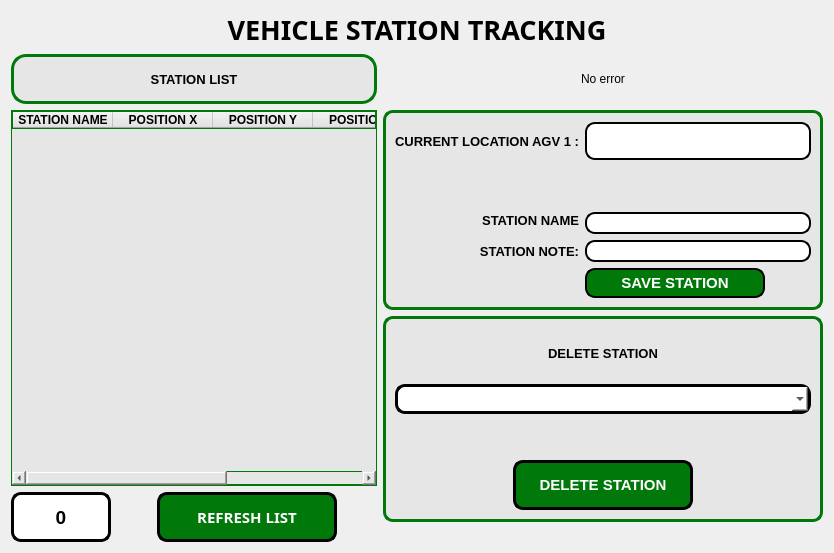
      <widget class="QWidget" name="ISTASYON">
       <attribute name="icon">
        <iconset resource="../autonomous_guided_vehicles_gui-main/docs/ikonlar.qrc">
         <normaloff>:/images/icons/data.png</normaloff>:/images/icons/data.png</iconset>
       </attribute>
       <attribute name="title">
        <string>STATION</string>
       </attribute>
       <layout class="QGridLayout" name="gridLayout_10">
        <item row="0" column="0">
         <widget class="QLabel" name="text_8">
          <property name="font">
           <font>
            <family>Sans</family>
            <pointsize>20</pointsize>
            <weight>75</weight>
            <italic>false</italic>
            <bold>true</bold>
           </font>
          </property>
          <property name="text">
           <string>VEHICLE STATION TRACKING</string>
          </property>
          <property name="alignment">
           <set>Qt::AlignCenter</set>
          </property>
         </widget>
        </item>
        <item row="2" column="0">
         <layout class="QHBoxLayout" name="horizontalLayout_4">
          <item>
           <layout class="QVBoxLayout" name="verticalLayout_9">
            <item>
             <widget class="QLabel" name="text_3">
              <property name="minimumSize">
               <size>
                <width>0</width>
                <height>50</height>
               </size>
              </property>
              <property name="font">
               <font>
                <pointsize>10</pointsize>
                <weight>75</weight>
                <bold>true</bold>
               </font>
              </property>
              <property name="styleSheet">
               <string notr="true">border: 3px solid  rgb(0, 120, 10);
border-radius: 10px;
border-radius:15px;
background-color: rgb(230, 230, 230);
</string>
              </property>
              <property name="text">
               <string>STATION LIST</string>
              </property>
              <property name="alignment">
               <set>Qt::AlignCenter</set>
              </property>
             </widget>
            </item>
            <item>
             <widget class="QTableWidget" name="durak_info">
              <property name="minimumSize">
               <size>
                <width>0</width>
                <height>20</height>
               </size>
              </property>
              <property name="font">
               <font>
                <pointsize>10</pointsize>
               </font>
              </property>
              <property name="styleSheet">
               <string notr="true">background-color: rgb(230, 230, 230);
border: 1px solid  rgb(0, 120, 10);
</string>
              </property>
              <property name="editTriggers">
               <set>QAbstractItemView::NoEditTriggers</set>
              </property>
              <property name="sortingEnabled">
               <bool>true</bool>
              </property>
              <attribute name="horizontalHeaderDefaultSectionSize">
               <number>100</number>
              </attribute>
              <column>
               <property name="text">
                <string>STATION NAME</string>
               </property>
               <property name="font">
                <font>
                 <family>Ubuntu</family>
                 <pointsize>9</pointsize>
                 <weight>75</weight>
                 <bold>true</bold>
                </font>
               </property>
              </column>
              <column>
               <property name="text">
                <string>POSITION X</string>
               </property>
               <property name="font">
                <font>
                 <pointsize>9</pointsize>
                 <weight>75</weight>
                 <bold>true</bold>
                </font>
               </property>
              </column>
              <column>
               <property name="text">
                <string>POSITION Y</string>
               </property>
               <property name="font">
                <font>
                 <pointsize>9</pointsize>
                 <weight>75</weight>
                 <bold>true</bold>
                </font>
               </property>
              </column>
              <column>
               <property name="text">
                <string>POSITION Z</string>
               </property>
               <property name="font">
                <font>
                 <pointsize>9</pointsize>
                 <weight>75</weight>
                 <bold>true</bold>
                </font>
               </property>
              </column>
              <column>
               <property name="text">
                <string>NOTE</string>
               </property>
               <property name="font">
                <font>
                 <pointsize>9</pointsize>
                 <weight>75</weight>
                 <bold>true</bold>
                </font>
               </property>
              </column>
             </widget>
            </item>
            <item>
             <layout class="QHBoxLayout" name="horizontalLayout_3">
              <item>
               <widget class="QLabel" name="kalan_durak">
                <property name="minimumSize">
                 <size>
                  <width>100</width>
                  <height>0</height>
                 </size>
                </property>
                <property name="font">
                 <font>
                  <pointsize>14</pointsize>
                  <weight>75</weight>
                  <bold>true</bold>
                 </font>
                </property>
                <property name="styleSheet">
                 <string notr="true">background-color: rgb(255, 255, 255);
border: 3px solid;
border-color: rgb(0, 0, 0);
border-radius: 10px;
</string>
                </property>
                <property name="text">
                 <string>0</string>
                </property>
                <property name="alignment">
                 <set>Qt::AlignCenter</set>
                </property>
               </widget>
              </item>
              <item>
               <spacer name="horizontalSpacer_9">
                <property name="orientation">
                 <enum>Qt::Horizontal</enum>
                </property>
                <property name="sizeHint" stdset="0">
                 <size>
                  <width>40</width>
                  <height>20</height>
                 </size>
                </property>
               </spacer>
              </item>
              <item>
               <widget class="QPushButton" name="durak_liste_yenile">
                <property name="minimumSize">
                 <size>
                  <width>180</width>
                  <height>50</height>
                 </size>
                </property>
                <property name="font">
                 <font>
                  <family>Sans Serif</family>
                  <pointsize>11</pointsize>
                  <weight>75</weight>
                  <bold>true</bold>
                 </font>
                </property>
                <property name="styleSheet">
                 <string notr="true">QPushButton{
	qproperty-icon: url(:/images/icons/refresh_icon.png);
    background-color: rgb(0, 120, 10);

	color: rgb(255, 255, 255);
	border: 3px solid;
	border-color: rgb(0, 0, 0);
	border-radius: 10px;
}
QPushButton::hover
{
	background-color: rgb(0, 255, 0);
	border-color: rgb(255, 0, 0);

}</string>
                </property>
                <property name="text">
                 <string>REFRESH LIST</string>
                </property>
                <property name="iconSize">
                 <size>
                  <width>30</width>
                  <height>30</height>
                 </size>
                </property>
               </widget>
              </item>
              <item>
               <spacer name="horizontalSpacer_10">
                <property name="orientation">
                 <enum>Qt::Horizontal</enum>
                </property>
                <property name="sizeHint" stdset="0">
                 <size>
                  <width>40</width>
                  <height>20</height>
                 </size>
                </property>
               </spacer>
              </item>
             </layout>
            </item>
           </layout>
          </item>
          <item>
           <layout class="QVBoxLayout" name="verticalLayout_10">
            <item>
             <widget class="QLabel" name="durak_info_2">
              <property name="minimumSize">
               <size>
                <width>0</width>
                <height>50</height>
               </size>
              </property>
              <property name="toolTipDuration">
               <number>-3</number>
              </property>
              <property name="text">
               <string>No error</string>
              </property>
              <property name="textFormat">
               <enum>Qt::AutoText</enum>
              </property>
              <property name="alignment">
               <set>Qt::AlignCenter</set>
              </property>
             </widget>
            </item>
            <item>
             <widget class="QFrame" name="frame_7">
              <property name="styleSheet">
               <string notr="true">border: 3px solid  rgb(0, 120, 10);
border-radius: 10px;
background-color: rgb(230, 230, 230);
</string>
              </property>
              <property name="frameShape">
               <enum>QFrame::StyledPanel</enum>
              </property>
              <property name="frameShadow">
               <enum>QFrame::Raised</enum>
              </property>
              <layout class="QGridLayout" name="gridLayout_12">
               <item row="11" column="1" colspan="2">
                <widget class="QLineEdit" name="durak_adi">
                 <property name="minimumSize">
                  <size>
                   <width>0</width>
                   <height>22</height>
                  </size>
                 </property>
                 <property name="styleSheet">
                  <string notr="true">background-color: rgb(255, 255, 255);
border: 2px solid;
border-color: rgb(0, 0, 0);
border-radius: 10px;
</string>
                 </property>
                </widget>
               </item>
               <item row="12" column="0">
                <widget class="QLabel" name="text_6">
                 <property name="font">
                  <font>
                   <pointsize>10</pointsize>
                   <weight>75</weight>
                   <bold>true</bold>
                  </font>
                 </property>
                 <property name="styleSheet">
                  <string notr="true">border : none;</string>
                 </property>
                 <property name="text">
                  <string>STATION NOTE:</string>
                 </property>
                 <property name="alignment">
                  <set>Qt::AlignRight|Qt::AlignTrailing|Qt::AlignVCenter</set>
                 </property>
                </widget>
               </item>
               <item row="2" column="0">
                <widget class="QLabel" name="text_4">
                 <property name="minimumSize">
                  <size>
                   <width>0</width>
                   <height>38</height>
                  </size>
                 </property>
                 <property name="font">
                  <font>
                   <pointsize>10</pointsize>
                   <weight>75</weight>
                   <bold>true</bold>
                  </font>
                 </property>
                 <property name="layoutDirection">
                  <enum>Qt::LeftToRight</enum>
                 </property>
                 <property name="styleSheet">
                  <string notr="true">border: none ;</string>
                 </property>
                 <property name="text">
                  <string>CURRENT LOCATION AGV 1 :</string>
                 </property>
                 <property name="scaledContents">
                  <bool>false</bool>
                 </property>
                 <property name="alignment">
                  <set>Qt::AlignRight|Qt::AlignTrailing|Qt::AlignVCenter</set>
                 </property>
                </widget>
               </item>
               <item row="2" column="1" colspan="2">
                <widget class="QLabel" name="mevcut_durak">
                 <property name="minimumSize">
                  <size>
                   <width>0</width>
                   <height>22</height>
                  </size>
                 </property>
                 <property name="styleSheet">
                  <string notr="true">background-color: rgb(255, 255, 255);
border: 2px solid;
border-color: rgb(0, 0, 0);
border-radius: 10px;</string>
                 </property>
                 <property name="text">
                  <string/>
                 </property>
                 <property name="alignment">
                  <set>Qt::AlignCenter</set>
                 </property>
                 <property name="wordWrap">
                  <bool>true</bool>
                 </property>
                </widget>
               </item>
               <item row="12" column="1" colspan="2">
                <widget class="QLineEdit" name="durak_notu">
                 <property name="minimumSize">
                  <size>
                   <width>0</width>
                   <height>22</height>
                  </size>
                 </property>
                 <property name="styleSheet">
                  <string notr="true">background-color: rgb(255, 255, 255);
border: 2px solid;
border-color: rgb(0, 0, 0);
border-radius: 10px;
</string>
                 </property>
                </widget>
               </item>
               <item row="13" column="1">
                <widget class="QPushButton" name="durak_kayit">
                 <property name="minimumSize">
                  <size>
                   <width>180</width>
                   <height>30</height>
                  </size>
                 </property>
                 <property name="font">
                  <font>
                   <pointsize>11</pointsize>
                   <weight>75</weight>
                   <bold>true</bold>
                  </font>
                 </property>
                 <property name="styleSheet">
                  <string notr="true">QPushButton{
	qproperty-icon: url(:/images/icons/save-icon.png);
    background-color: rgb(0, 120, 10);

	color: rgb(255, 255, 255);
	border: 2px solid;
	border-color: rgb(0, 0, 0);
	border-radius: 10px;
}
QPushButton::hover
{
	background-color: rgb(0, 255, 0);
	border-color: rgb(255, 0, 0);

}</string>
                 </property>
                 <property name="text">
                  <string>SAVE STATION</string>
                 </property>
                 <property name="iconSize">
                  <size>
                   <width>30</width>
                   <height>30</height>
                  </size>
                 </property>
                </widget>
               </item>
               <item row="9" column="1">
                <spacer name="verticalSpacer_7">
                 <property name="orientation">
                  <enum>Qt::Vertical</enum>
                 </property>
                 <property name="sizeHint" stdset="0">
                  <size>
                   <width>20</width>
                   <height>40</height>
                  </size>
                 </property>
                </spacer>
               </item>
               <item row="13" column="2">
                <spacer name="horizontalSpacer_6">
                 <property name="orientation">
                  <enum>Qt::Horizontal</enum>
                 </property>
                 <property name="sizeHint" stdset="0">
                  <size>
                   <width>40</width>
                   <height>20</height>
                  </size>
                 </property>
                </spacer>
               </item>
               <item row="10" column="0" rowspan="2">
                <widget class="QLabel" name="text_5">
                 <property name="font">
                  <font>
                   <pointsize>10</pointsize>
                   <weight>75</weight>
                   <bold>true</bold>
                  </font>
                 </property>
                 <property name="styleSheet">
                  <string notr="true">border : none;</string>
                 </property>
                 <property name="text">
                  <string>STATION NAME</string>
                 </property>
                 <property name="alignment">
                  <set>Qt::AlignRight|Qt::AlignTrailing|Qt::AlignVCenter</set>
                 </property>
                </widget>
               </item>
              </layout>
             </widget>
            </item>
            <item>
             <widget class="QFrame" name="frame_8">
              <property name="styleSheet">
               <string notr="true">background-color: rgb(230, 230, 230);
border: 3px solid  rgb(0, 120, 10);
border-radius: 10px;
</string>
              </property>
              <property name="frameShape">
               <enum>QFrame::StyledPanel</enum>
              </property>
              <property name="frameShadow">
               <enum>QFrame::Raised</enum>
              </property>
              <layout class="QGridLayout" name="gridLayout_13">
               <item row="7" column="0">
                <spacer name="horizontalSpacer_8">
                 <property name="orientation">
                  <enum>Qt::Horizontal</enum>
                 </property>
                 <property name="sizeHint" stdset="0">
                  <size>
                   <width>40</width>
                   <height>20</height>
                  </size>
                 </property>
                </spacer>
               </item>
               <item row="1" column="1">
                <widget class="QLabel" name="text_7">
                 <property name="minimumSize">
                  <size>
                   <width>0</width>
                   <height>50</height>
                  </size>
                 </property>
                 <property name="font">
                  <font>
                   <pointsize>10</pointsize>
                   <weight>75</weight>
                   <italic>false</italic>
                   <bold>true</bold>
                  </font>
                 </property>
                 <property name="styleSheet">
                  <string notr="true">border: none;</string>
                 </property>
                 <property name="text">
                  <string>DELETE STATION</string>
                 </property>
                 <property name="alignment">
                  <set>Qt::AlignCenter</set>
                 </property>
                </widget>
               </item>
               <item row="7" column="2">
                <spacer name="horizontalSpacer_7">
                 <property name="orientation">
                  <enum>Qt::Horizontal</enum>
                 </property>
                 <property name="sizeHint" stdset="0">
                  <size>
                   <width>40</width>
                   <height>20</height>
                  </size>
                 </property>
                </spacer>
               </item>
               <item row="7" column="1">
                <widget class="QPushButton" name="durak_sil">
                 <property name="minimumSize">
                  <size>
                   <width>180</width>
                   <height>50</height>
                  </size>
                 </property>
                 <property name="font">
                  <font>
                   <pointsize>11</pointsize>
                   <weight>75</weight>
                   <bold>true</bold>
                  </font>
                 </property>
                 <property name="styleSheet">
                  <string notr="true">QPushButton{
	qproperty-icon: url(:/images/icons/delete.png);
    background-color: rgb(0, 120, 10);

	color: rgb(255, 255, 255);
	border: 3px solid;
	border-color: rgb(0, 0, 0);
	border-radius: 10px;
}
QPushButton::hover
{
	background-color: rgb(0, 255, 0);
	border-color: rgb(255, 0, 0);

}</string>
                 </property>
                 <property name="text">
                  <string>DELETE STATION</string>
                 </property>
                 <property name="iconSize">
                  <size>
                   <width>30</width>
                   <height>30</height>
                  </size>
                 </property>
                </widget>
               </item>
               <item row="6" column="1">
                <spacer name="verticalSpacer_8">
                 <property name="orientation">
                  <enum>Qt::Vertical</enum>
                 </property>
                 <property name="sizeHint" stdset="0">
                  <size>
                   <width>20</width>
                   <height>40</height>
                  </size>
                 </property>
                </spacer>
               </item>
               <item row="2" column="0" colspan="3">
                <widget class="QComboBox" name="sil_durak_sec">
                 <property name="minimumSize">
                  <size>
                   <width>0</width>
                   <height>30</height>
                  </size>
                 </property>
                 <property name="font">
                  <font>
                   <pointsize>11</pointsize>
                   <weight>75</weight>
                   <bold>true</bold>
                  </font>
                 </property>
                 <property name="styleSheet">
                  <string notr="true">background-color: rgb(255, 255, 255);
border: 3px solid;
border-color: rgb(0, 0, 0);
border-radius: 10px;
</string>
                 </property>
                </widget>
               </item>
              </layout>
             </widget>
            </item>
            <item>
             <layout class="QHBoxLayout" name="horizontalLayout_9">
              <item>
               <spacer name="horizontalSpacer_11">
                <property name="orientation">
                 <enum>Qt::Horizontal</enum>
                </property>
                <property name="sizeHint" stdset="0">
                 <size>
                  <width>40</width>
                  <height>20</height>
                 </size>
                </property>
               </spacer>
              </item>
             </layout>
            </item>
           </layout>
          </item>
         </layout>
        </item>
       </layout>
      </widget>
